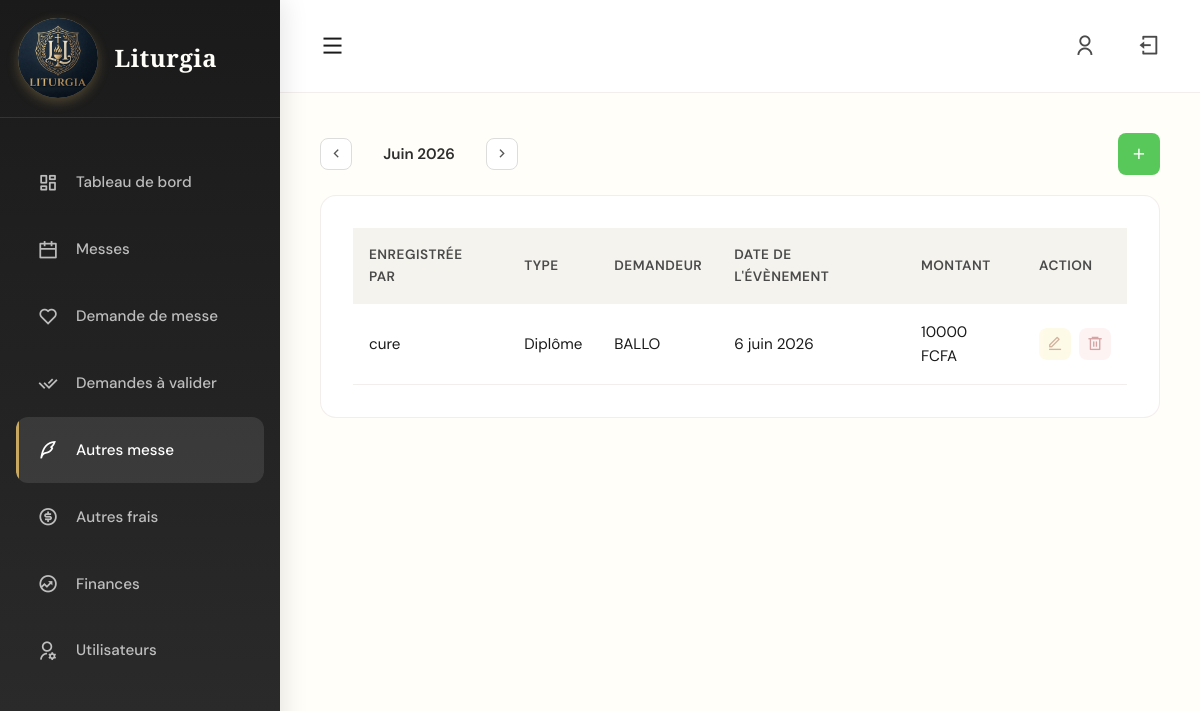
The app's page /intentions/autres_messes/ (signed in) with its own data.
### intentions/models.py (models this page shows, shortened)
class MesseSpeciale(models.Model):
    CATEGORIES = [
        ('Action de grâce', 'Action de grâce'),
        ('Obsèques', 'Obsèques'),
        ('Mariage', 'Mariage'),
        ('Diplôme', 'Diplôme'),
        ('Baptême bébé', 'Baptême bébé'),
    ]
    demandeur = models.ForeignKey(Demandeur, on_delete=models.CASCADE)
    categorie = models.CharField(max_length=100, choices=CATEGORIES, blank=True, null=True)
    date_evenement = models.DateField()
    montant = models.DecimalField(max_digits=10, decimal_places=2, blank=True, null=True)
    enregistre_par = models.ForeignKey(
        settings.AUTH_USER_MODEL, on_delete=models.SET_NULL,
        null=True, blank=True, related_name='messes_enregistrees'
    )
    role_enregistreur = models.CharField(max_length=100, blank=True, null=True)
    created_at = models.DateTimeField(auto_now_add=True)

class Demandeur(models.Model):
    nom = models.CharField(max_length=255)
    telephone = models.CharField(max_length=20, blank=True, null=True)
    def __str__(self):
        return self.nom

### intentions/views.py (the view)
# urls.py: path('autres_messes/', views.autres_messes, name='autres_messes'),
@login_required
def autres_messes(request):
    mois_param = request.GET.get('mois', timezone.now().strftime('%Y-%m'))
    try:
        mois_actif = datetime.strptime(mois_param, '%Y-%m').date().replace(day=1)
    except ValueError:
        mois_actif = timezone.now().date().replace(day=1)
    mois_precedent = (mois_actif - timedelta(days=1)).replace(day=1)
    mois_suivant = (mois_actif + timedelta(days=32)).replace(day=1)
    qs = MesseSpeciale.objects.filter(
        date_evenement__year=mois_actif.year,
        date_evenement__month=mois_actif.month
    ).select_related('demandeur').order_by('date_evenement')
    paginator = Paginator(qs, 15)
    page_obj = paginator.get_page(request.GET.get('page'))
    return render(request, 'autres_messes.html', {
        'messes': page_obj,
        'page_obj': page_obj,
        'mois_actif': mois_actif,
        'mois_precedent': mois_precedent,
        'mois_suivant': mois_suivant,
        'mois_param': mois_param,
        'today': timezone.now().date(),
    })

### intentions/templates/autres_messes.html (shortened to what this page needs)
{% extends "base.html" %}
{% block content %}
<div class="page-content" style="animation: fadeInUp 0.6s ease;">
    <div style="display: flex; justify-content: space-between; align-items: center; margin-bottom: 1.25rem; flex-wrap: wrap; gap: 0.75rem;">
        <div style="display: flex; align-items: center; gap: 0.75rem;">
            <a href="?mois={{ mois_precedent|date:'Y-m' }}"
            style="display: flex; align-items: center; justify-content: center; width: 32px; height: 32px;
                    border-radius: 8px; border: 1px solid #ddd; background: #fff; color: #555;
                    text-decoration: none;" title="Mois précédent">
                <i class="ri-arrow-left-s-line"></i>
            </a>
            <span style="font-size: 0.95rem; font-weight: 600; color: #2e2e2e; min-width: 110px; text-align: center; text-transform: capitalize;">
                {{ mois_actif|date:"F Y" }}
            </span>
            <a href="?mois={{ mois_suivant|date:'Y-m' }}"
            style="display: flex; align-items: center; justify-content: center; width: 32px; height: 32px;
                    border-radius: 8px; border: 1px solid #ddd; background: #fff; color: #555;
                    text-decoration: none;" title="Mois suivant">
                <i class="ri-arrow-right-s-line"></i>
            </a>
            {% now "Y-m" as current_month %}
        </div>
        <div style="display: flex; gap: 0.75rem; align-items: center;">
            <button class="card-action" onclick="openModalAutreMesse()"
                style="display: inline-flex; align-items: center; justify-content: center;
                        width: 42px; height: 42px; border-radius: 8px;
                        background-color: #59c85a; color: white;
                        border: none; cursor: pointer; flex-shrink: 0;">
                    <i class="ri-add-line" style="font-size: 1.1rem;"></i>
            </button>
        </div>
    </div>
    <div class="card">
        <div class="table-container">
            <table>
                <thead>
                    <tr>
                        <th>Enregistrée par</th>
                        <th>Type</th>
                        <th>Demandeur</th>
                        <th>Date de l'évènement</th>
                        <th>Montant</th>
                        <th>Action</th>
                    </tr>
                </thead>
                <tbody>
                    {% for m in messes %}
                    <tr>
                        <td>{{ m.role_enregistreur }}</td>
                        <td>{{ m.categorie|default:"-" }}</td>
                        <td>{{ m.demandeur }}</td>
                        <td>{{ m.date_evenement }}</td>
                        <td>{{ m.montant|floatformat:0 }} FCFA</td>
                        <td>
                            <div class="action-buttons">
                                {% now "Y-m-d" as today %}
                                {% if m.date_evenement|date:"Y-m-d" >= today %}
                                    <button class="action-btn btn-edit"
                                        onclick="openModalEditAutreMesse(
                                            '{{ m.id }}',
                                            '{{ m.demandeur.nom|escapejs }}',
                                            '{{ m.categorie|escapejs }}',
                                            '{{ m.horaire.id }}',
                                            '{{ m.date_evenement|date:"Y-m-d" }}',
                                            '{{ m.demandeur.telephone|escapejs }}'
                                        )">
                                        <i class="ri-edit-line"></i>
                                    </button>
                                    <button class="action-btn btn-delete"
                                        onclick="openModalDeleteAutreMesse('{{ i.id }}')">
                                        <i class="ri-delete-bin-6-line"></i>
                                    </button>
                                {% else %}
                                    <button class="action-btn btn-edit" disabled style="opacity: 0.4; cursor: not-allowed;">
                                        <i class="ri-edit-line"></i>
                                    </button>
                                    <button class="action-btn btn-delete" disabled style="opacity: 0.4; cursor: not-allowed;">
                                        <i class="ri-delete-bin-6-line"></i>
                                    </button>
                                {% endif %}
                            </div>
                        </td>
                    </tr>
                    {% endfor %}
                </tbody>
            </table>
        </div>
    </div>
</div>
{% endblock %}

### static/css/dash.css (style rules this page uses)
:root { --ivory: #FFFEF9; --charcoal: #1A1A1A; --taupe: #A89080; --gold: #C9A961; --slate: #4A4A4A; --cream: #F5F3EE; --sage: #8B9A7E; --shadow: rgba(26, 26, 26, 0.08); --border: rgba(168, 144, 128, 0.15); }
* { margin: 0; padding: 0; box-sizing: border-box; }
body { font-family: 'DM Sans', sans-serif; background: var(--ivory); color: var(--charcoal); overflow-x: hidden; line-height: 1.6; }
body::before { content: ''; position: fixed; top: 0; left: 0; width: 100%; height: 100%; opacity: 0.025; z-index: 0; pointer-events: none; }
.action-buttons { display: flex; gap: 0.5rem; align-items: center; }
.action-btn { width: 32px; height: 32px; border: none; border-radius: 8px; cursor: pointer; display: flex; align-items: center; justify-content: center; font-size: 1rem; transition: all 0.3s cubic-bezier(0.4, 0, 0.2, 1); }
.btn-edit { background: #fef3c7; color: #92400e; }
.btn-delete { background: #fee2e2; color: #991b1b; }
.card { background: white; border-radius: 16px; border: 1px solid var(--border); padding: 2rem; animation: fadeInUp 0.6s ease; }
.card-action { padding: 0.5rem 1rem; background: var(--cream); color: var(--charcoal); border: none; border-radius: 8px; font-size: 0.9rem; font-weight: 500; cursor: pointer; transition: all 0.3s ease; }
.table-container { overflow-x: auto; }
table { width: 100%; border-collapse: collapse; }
thead { background: var(--cream); }
th { padding: 1rem; text-align: left; font-weight: 600; font-size: 0.85rem; text-transform: uppercase; letter-spacing: 0.5px; color: var(--slate); }
td { padding: 1rem; border-bottom: 1px solid var(--border); font-size: 0.95rem; }

### records on screen
MesseSpeciale: role_enregistreur "cure", categorie "Diplôme", demandeur "BALLO", date_evenement "6 juin 2026", montant "10000"

### other values on screen
{{ mois_actif|date:"F Y" }} "Juin 2026"
